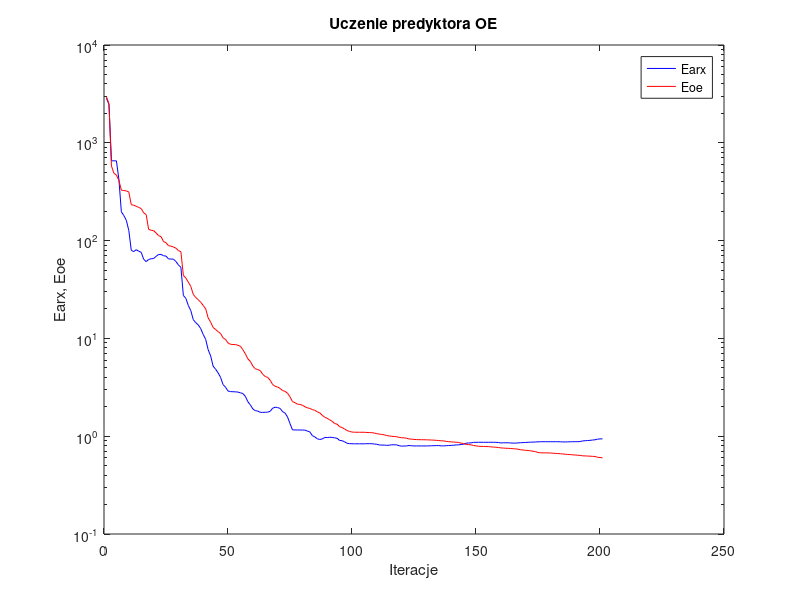
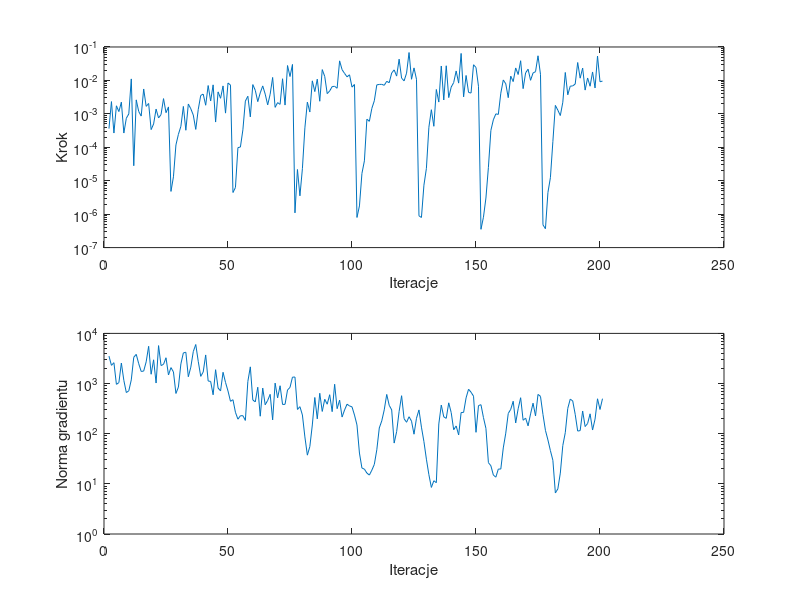

MATLAB code for these plots, in order:
%uczenie predyktora oe
clear all;
n=0; farx(n+1)=2.853094e+003; foe(n+1)=2.958133e+003; wspucz(n+1)=0.000000e+000; ng(n+1)=0.000000e+000;
%odnowa zmiennej metryki
n=1; farx(n+1)=2.471453e+003; foe(n+1)=2.496329e+003; krok(n+1)=3.620082e-004; ng(n+1)=3.524371e+003;
n=2; farx(n+1)=6.551939e+002; foe(n+1)=5.796200e+002; krok(n+1)=2.326801e-003; ng(n+1)=2.306406e+003;
n=3; farx(n+1)=6.539802e+002; foe(n+1)=4.879351e+002; krok(n+1)=2.666895e-004; ng(n+1)=2.605450e+003;
n=4; farx(n+1)=6.542362e+002; foe(n+1)=4.681701e+002; krok(n+1)=1.742611e-003; ng(n+1)=9.639161e+002;
n=5; farx(n+1)=4.247334e+002; foe(n+1)=4.130677e+002; krok(n+1)=1.169591e-003; ng(n+1)=1.043506e+003;
n=6; farx(n+1)=1.967392e+002; foe(n+1)=3.281304e+002; krok(n+1)=2.237201e-003; ng(n+1)=2.561630e+003;
n=7; farx(n+1)=1.803586e+002; foe(n+1)=3.248958e+002; krok(n+1)=2.665380e-004; ng(n+1)=1.156441e+003;
n=8; farx(n+1)=1.611435e+002; foe(n+1)=3.222969e+002; krok(n+1)=7.394073e-004; ng(n+1)=6.612343e+002;
n=9; farx(n+1)=1.271244e+002; foe(n+1)=3.142056e+002; krok(n+1)=9.975011e-004; ng(n+1)=7.173157e+002;
n=10; farx(n+1)=7.945985e+001; foe(n+1)=2.325661e+002; krok(n+1)=1.109636e-002; ng(n+1)=1.182215e+003;
n=11; farx(n+1)=7.723225e+001; foe(n+1)=2.300570e+002; krok(n+1)=2.809248e-005; ng(n+1)=3.346512e+003;
n=12; farx(n+1)=8.074815e+001; foe(n+1)=2.244088e+002; krok(n+1)=2.620821e-003; ng(n+1)=3.819025e+003;
n=13; farx(n+1)=7.783952e+001; foe(n+1)=2.186229e+002; krok(n+1)=1.176191e-003; ng(n+1)=2.484394e+003;
n=14; farx(n+1)=7.592820e+001; foe(n+1)=2.122217e+002; krok(n+1)=8.567570e-004; ng(n+1)=1.741312e+003;
n=15; farx(n+1)=6.439789e+001; foe(n+1)=1.924916e+002; krok(n+1)=5.548179e-003; ng(n+1)=1.772851e+003;
n=16; farx(n+1)=6.101151e+001; foe(n+1)=1.843876e+002; krok(n+1)=1.675019e-003; ng(n+1)=2.709284e+003;
n=17; farx(n+1)=6.414591e+001; foe(n+1)=1.302281e+002; krok(n+1)=2.043541e-003; ng(n+1)=5.531566e+003;
n=18; farx(n+1)=6.522653e+001; foe(n+1)=1.276226e+002; krok(n+1)=3.383827e-004; ng(n+1)=1.532953e+003;
n=19; farx(n+1)=6.561591e+001; foe(n+1)=1.264895e+002; krok(n+1)=4.987505e-004; ng(n+1)=2.975130e+003;
n=20; farx(n+1)=6.894697e+001; foe(n+1)=1.197768e+002; krok(n+1)=1.389400e-003; ng(n+1)=1.024102e+003;
n=21; farx(n+1)=7.207017e+001; foe(n+1)=1.125365e+002; krok(n+1)=7.528887e-004; ng(n+1)=5.710852e+003;
n=22; farx(n+1)=7.228068e+001; foe(n+1)=1.098695e+002; krok(n+1)=9.540187e-004; ng(n+1)=2.283689e+003;
n=23; farx(n+1)=7.000415e+001; foe(n+1)=9.774569e+001; krok(n+1)=2.855545e-003; ng(n+1)=2.415233e+003;
n=24; farx(n+1)=6.944086e+001; foe(n+1)=9.516541e+001; krok(n+1)=1.084015e-003; ng(n+1)=3.267922e+003;
n=25; farx(n+1)=6.495763e+001; foe(n+1)=8.876661e+001; krok(n+1)=1.612540e-003; ng(n+1)=1.481540e+003;
%odnowa zmiennej metryki
n=26; farx(n+1)=6.482222e+001; foe(n+1)=8.767110e+001; krok(n+1)=4.789737e-006; ng(n+1)=2.079548e+003;
n=27; farx(n+1)=6.456186e+001; foe(n+1)=8.604007e+001; krok(n+1)=1.308609e-005; ng(n+1)=1.705457e+003;
n=28; farx(n+1)=6.115911e+001; foe(n+1)=8.360421e+001; krok(n+1)=1.172806e-004; ng(n+1)=6.340094e+002;
n=29; farx(n+1)=5.635795e+001; foe(n+1)=7.907698e+001; krok(n+1)=2.440395e-004; ng(n+1)=8.505379e+002;
n=30; farx(n+1)=5.343604e+001; foe(n+1)=7.707832e+001; krok(n+1)=4.238020e-004; ng(n+1)=2.469243e+003;
n=31; farx(n+1)=2.750056e+001; foe(n+1)=4.402510e+001; krok(n+1)=1.667309e-003; ng(n+1)=4.085582e+003;
n=32; farx(n+1)=2.568683e+001; foe(n+1)=4.143613e+001; krok(n+1)=3.233551e-004; ng(n+1)=4.203506e+003;
n=33; farx(n+1)=2.172074e+001; foe(n+1)=3.755706e+001; krok(n+1)=1.970836e-003; ng(n+1)=1.366498e+003;
n=34; farx(n+1)=1.923115e+001; foe(n+1)=3.402127e+001; krok(n+1)=1.420248e-003; ng(n+1)=2.119459e+003;
n=35; farx(n+1)=1.554340e+001; foe(n+1)=2.818630e+001; krok(n+1)=9.208067e-004; ng(n+1)=4.337244e+003;
n=36; farx(n+1)=1.449131e+001; foe(n+1)=2.615197e+001; krok(n+1)=3.428360e-004; ng(n+1)=6.002452e+003;
n=37; farx(n+1)=1.374063e+001; foe(n+1)=2.485986e+001; krok(n+1)=1.350546e-003; ng(n+1)=2.772082e+003;
n=38; farx(n+1)=1.259274e+001; foe(n+1)=2.344802e+001; krok(n+1)=3.558977e-003; ng(n+1)=1.391595e+003;
n=39; farx(n+1)=1.096780e+001; foe(n+1)=2.171053e+001; krok(n+1)=3.900542e-003; ng(n+1)=1.696920e+003;
n=40; farx(n+1)=9.776030e+000; foe(n+1)=2.004766e+001; krok(n+1)=1.810600e-003; ng(n+1)=3.718738e+003;
n=41; farx(n+1)=7.663935e+000; foe(n+1)=1.620374e+001; krok(n+1)=7.032104e-003; ng(n+1)=1.123555e+003;
n=42; farx(n+1)=6.625989e+000; foe(n+1)=1.466146e+001; krok(n+1)=2.420908e-003; ng(n+1)=1.102620e+003;
n=43; farx(n+1)=5.206757e+000; foe(n+1)=1.294055e+001; krok(n+1)=7.366454e-003; ng(n+1)=5.964988e+002;
n=44; farx(n+1)=4.844229e+000; foe(n+1)=1.232327e+001; krok(n+1)=5.685319e-004; ng(n+1)=1.888851e+003;
n=45; farx(n+1)=4.446438e+000; foe(n+1)=1.173397e+001; krok(n+1)=4.541426e-003; ng(n+1)=8.133342e+002;
n=46; farx(n+1)=3.997263e+000; foe(n+1)=1.120883e+001; krok(n+1)=2.921865e-003; ng(n+1)=7.135558e+002;
n=47; farx(n+1)=3.370910e+000; foe(n+1)=1.013133e+001; krok(n+1)=6.853004e-003; ng(n+1)=1.677170e+003;
n=48; farx(n+1)=3.167998e+000; foe(n+1)=9.758122e+000; krok(n+1)=1.052130e-003; ng(n+1)=1.052201e+003;
n=49; farx(n+1)=2.897994e+000; foe(n+1)=8.978369e+000; krok(n+1)=8.383236e-003; ng(n+1)=7.099993e+002;
n=50; farx(n+1)=2.858275e+000; foe(n+1)=8.709749e+000; krok(n+1)=7.251821e-003; ng(n+1)=4.424154e+002;
%odnowa zmiennej metryki
n=51; farx(n+1)=2.849016e+000; foe(n+1)=8.663221e+000; krok(n+1)=4.441655e-006; ng(n+1)=4.761889e+002;
n=52; farx(n+1)=2.844305e+000; foe(n+1)=8.648511e+000; krok(n+1)=6.274438e-006; ng(n+1)=2.670092e+002;
n=53; farx(n+1)=2.825488e+000; foe(n+1)=8.512680e+000; krok(n+1)=9.773946e-005; ng(n+1)=1.946167e+002;
n=54; farx(n+1)=2.780083e+000; foe(n+1)=8.310669e+000; krok(n+1)=1.018217e-004; ng(n+1)=2.280272e+002;
n=55; farx(n+1)=2.728634e+000; foe(n+1)=7.664450e+000; krok(n+1)=3.325065e-004; ng(n+1)=2.286901e+002;
n=56; farx(n+1)=2.555566e+000; foe(n+1)=6.947048e+000; krok(n+1)=2.409214e-003; ng(n+1)=1.838806e+002;
n=57; farx(n+1)=2.254329e+000; foe(n+1)=6.183788e+000; krok(n+1)=3.363630e-003; ng(n+1)=1.098597e+003;
n=58; farx(n+1)=2.090103e+000; foe(n+1)=5.821878e+000; krok(n+1)=8.121118e-004; ng(n+1)=2.151637e+003;
n=59; farx(n+1)=1.902445e+000; foe(n+1)=5.219069e+000; krok(n+1)=7.504897e-003; ng(n+1)=4.707222e+002;
n=60; farx(n+1)=1.823499e+000; foe(n+1)=4.891871e+000; krok(n+1)=5.062842e-003; ng(n+1)=4.305604e+002;
n=61; farx(n+1)=1.806846e+000; foe(n+1)=4.802417e+000; krok(n+1)=2.320029e-003; ng(n+1)=8.443144e+002;
n=62; farx(n+1)=1.755866e+000; foe(n+1)=4.679598e+000; krok(n+1)=4.241720e-003; ng(n+1)=2.232505e+002;
n=63; farx(n+1)=1.751413e+000; foe(n+1)=4.302858e+000; krok(n+1)=6.854056e-003; ng(n+1)=8.121955e+002;
n=64; farx(n+1)=1.757605e+000; foe(n+1)=4.074848e+000; krok(n+1)=3.888965e-003; ng(n+1)=3.769407e+002;
n=65; farx(n+1)=1.761516e+000; foe(n+1)=3.991122e+000; krok(n+1)=1.854565e-003; ng(n+1)=4.620828e+002;
n=66; farx(n+1)=1.797412e+000; foe(n+1)=3.737024e+000; krok(n+1)=3.868579e-003; ng(n+1)=6.089480e+002;
n=67; farx(n+1)=1.932256e+000; foe(n+1)=3.375426e+000; krok(n+1)=1.226153e-002; ng(n+1)=1.886399e+002;
n=68; farx(n+1)=1.980430e+000; foe(n+1)=3.237350e+000; krok(n+1)=1.564230e-003; ng(n+1)=1.020191e+003;
n=69; farx(n+1)=1.961446e+000; foe(n+1)=3.181421e+000; krok(n+1)=2.168031e-003; ng(n+1)=5.174748e+002;
n=70; farx(n+1)=1.924986e+000; foe(n+1)=3.080465e+000; krok(n+1)=1.923079e-003; ng(n+1)=9.038504e+002;
n=71; farx(n+1)=1.784662e+000; foe(n+1)=2.929839e+000; krok(n+1)=1.121665e-002; ng(n+1)=3.825325e+002;
n=72; farx(n+1)=1.723624e+000; foe(n+1)=2.875089e+000; krok(n+1)=1.830478e-003; ng(n+1)=3.854101e+002;
n=73; farx(n+1)=1.572581e+000; foe(n+1)=2.750647e+000; krok(n+1)=2.788178e-002; ng(n+1)=7.447559e+002;
n=74; farx(n+1)=1.347781e+000; foe(n+1)=2.526352e+000; krok(n+1)=1.308616e-002; ng(n+1)=8.381111e+002;
n=75; farx(n+1)=1.159930e+000; foe(n+1)=2.259678e+000; krok(n+1)=3.006981e-002; ng(n+1)=1.342287e+003;
%odnowa zmiennej metryki
n=76; farx(n+1)=1.159299e+000; foe(n+1)=2.201495e+000; krok(n+1)=1.093371e-006; ng(n+1)=1.347206e+003;
n=77; farx(n+1)=1.157415e+000; foe(n+1)=2.125255e+000; krok(n+1)=2.167257e-005; ng(n+1)=3.039984e+002;
n=78; farx(n+1)=1.157669e+000; foe(n+1)=2.111877e+000; krok(n+1)=3.534047e-006; ng(n+1)=3.459351e+002;
n=79; farx(n+1)=1.155203e+000; foe(n+1)=2.072263e+000; krok(n+1)=2.301584e-005; ng(n+1)=2.359007e+002;
n=80; farx(n+1)=1.155262e+000; foe(n+1)=2.001282e+000; krok(n+1)=3.812868e-004; ng(n+1)=8.633479e+001;
n=81; farx(n+1)=1.128978e+000; foe(n+1)=1.950468e+000; krok(n+1)=2.239224e-003; ng(n+1)=3.735076e+001;
n=82; farx(n+1)=1.105557e+000; foe(n+1)=1.922385e+000; krok(n+1)=1.134788e-003; ng(n+1)=5.545992e+001;
n=83; farx(n+1)=1.014021e+000; foe(n+1)=1.872933e+000; krok(n+1)=9.707132e-003; ng(n+1)=1.494113e+002;
n=84; farx(n+1)=9.840794e-001; foe(n+1)=1.840593e+000; krok(n+1)=4.637862e-003; ng(n+1)=5.272875e+002;
n=85; farx(n+1)=9.404939e-001; foe(n+1)=1.775444e+000; krok(n+1)=1.089156e-002; ng(n+1)=1.975551e+002;
n=86; farx(n+1)=9.257390e-001; foe(n+1)=1.732020e+000; krok(n+1)=2.383354e-003; ng(n+1)=6.397006e+002;
n=87; farx(n+1)=9.373664e-001; foe(n+1)=1.635450e+000; krok(n+1)=2.107351e-002; ng(n+1)=2.778631e+002;
n=88; farx(n+1)=9.712046e-001; foe(n+1)=1.562106e+000; krok(n+1)=1.321323e-002; ng(n+1)=4.854189e+002;
n=89; farx(n+1)=9.679547e-001; foe(n+1)=1.523093e+000; krok(n+1)=4.027729e-003; ng(n+1)=3.871941e+002;
n=90; farx(n+1)=9.760546e-001; foe(n+1)=1.472427e+000; krok(n+1)=4.838912e-003; ng(n+1)=5.989605e+002;
n=91; farx(n+1)=9.719025e-001; foe(n+1)=1.419758e+000; krok(n+1)=6.544675e-003; ng(n+1)=2.749873e+002;
n=92; farx(n+1)=9.623340e-001; foe(n+1)=1.347068e+000; krok(n+1)=6.669234e-003; ng(n+1)=9.682278e+002;
n=93; farx(n+1)=9.521705e-001; foe(n+1)=1.327957e+000; krok(n+1)=5.829556e-003; ng(n+1)=3.155427e+002;
n=94; farx(n+1)=9.047491e-001; foe(n+1)=1.248829e+000; krok(n+1)=3.845492e-002; ng(n+1)=4.665903e+002;
n=95; farx(n+1)=8.997629e-001; foe(n+1)=1.228978e+000; krok(n+1)=2.097129e-002; ng(n+1)=2.147770e+002;
n=96; farx(n+1)=8.769372e-001; foe(n+1)=1.183831e+000; krok(n+1)=1.620620e-002; ng(n+1)=2.972776e+002;
n=97; farx(n+1)=8.466781e-001; foe(n+1)=1.144995e+000; krok(n+1)=1.280341e-002; ng(n+1)=3.873983e+002;
n=98; farx(n+1)=8.394644e-001; foe(n+1)=1.117556e+000; krok(n+1)=1.473291e-002; ng(n+1)=3.575034e+002;
n=99; farx(n+1)=8.369018e-001; foe(n+1)=1.103539e+000; krok(n+1)=6.303106e-003; ng(n+1)=3.429800e+002;
n=100; farx(n+1)=8.361323e-001; foe(n+1)=1.098127e+000; krok(n+1)=7.557177e-003; ng(n+1)=2.354648e+002;
%odnowa zmiennej metryki
n=101; farx(n+1)=8.361236e-001; foe(n+1)=1.097569e+000; krok(n+1)=7.964963e-007; ng(n+1)=1.497189e+002;
n=102; farx(n+1)=8.361086e-001; foe(n+1)=1.097458e+000; krok(n+1)=1.762077e-006; ng(n+1)=4.112205e+001;
n=103; farx(n+1)=8.360807e-001; foe(n+1)=1.097224e+000; krok(n+1)=1.645830e-005; ng(n+1)=2.069275e+001;
n=104; farx(n+1)=8.362598e-001; foe(n+1)=1.096799e+000; krok(n+1)=3.934497e-005; ng(n+1)=1.965532e+001;
n=105; farx(n+1)=8.386191e-001; foe(n+1)=1.091552e+000; krok(n+1)=6.935224e-004; ng(n+1)=1.640733e+001;
n=106; farx(n+1)=8.386173e-001; foe(n+1)=1.089388e+000; krok(n+1)=5.978034e-004; ng(n+1)=1.496356e+001;
n=107; farx(n+1)=8.378010e-001; foe(n+1)=1.086681e+000; krok(n+1)=1.457389e-003; ng(n+1)=1.873752e+001;
n=108; farx(n+1)=8.324267e-001; foe(n+1)=1.076920e+000; krok(n+1)=2.467965e-003; ng(n+1)=2.439025e+001;
n=109; farx(n+1)=8.267902e-001; foe(n+1)=1.061374e+000; krok(n+1)=7.366454e-003; ng(n+1)=4.775960e+001;
n=110; farx(n+1)=8.143367e-001; foe(n+1)=1.050673e+000; krok(n+1)=7.585588e-003; ng(n+1)=1.299580e+002;
n=111; farx(n+1)=8.108477e-001; foe(n+1)=1.042947e+000; krok(n+1)=7.632150e-003; ng(n+1)=1.802034e+002;
n=112; farx(n+1)=8.119643e-001; foe(n+1)=1.032809e+000; krok(n+1)=7.152527e-003; ng(n+1)=2.989476e+002;
n=113; farx(n+1)=8.059663e-001; foe(n+1)=1.016080e+000; krok(n+1)=9.405190e-003; ng(n+1)=6.065872e+002;
n=114; farx(n+1)=8.086092e-001; foe(n+1)=1.006408e+000; krok(n+1)=8.533243e-003; ng(n+1)=3.685656e+002;
n=115; farx(n+1)=8.173141e-001; foe(n+1)=9.976066e-001; krok(n+1)=1.669364e-002; ng(n+1)=2.983507e+002;
n=116; farx(n+1)=8.168552e-001; foe(n+1)=9.920578e-001; krok(n+1)=2.067140e-002; ng(n+1)=6.502918e+001;
n=117; farx(n+1)=8.159333e-001; foe(n+1)=9.880478e-001; krok(n+1)=1.346946e-002; ng(n+1)=1.098949e+002;
n=118; farx(n+1)=7.994775e-001; foe(n+1)=9.735309e-001; krok(n+1)=4.320574e-002; ng(n+1)=2.783934e+002;
n=119; farx(n+1)=7.917063e-001; foe(n+1)=9.648661e-001; krok(n+1)=1.168746e-002; ng(n+1)=5.721864e+002;
n=120; farx(n+1)=7.936448e-001; foe(n+1)=9.613380e-001; krok(n+1)=9.683632e-003; ng(n+1)=1.990170e+002;
n=121; farx(n+1)=7.946776e-001; foe(n+1)=9.538534e-001; krok(n+1)=1.647425e-002; ng(n+1)=1.689569e+002;
n=122; farx(n+1)=8.037644e-001; foe(n+1)=9.370868e-001; krok(n+1)=6.827250e-002; ng(n+1)=2.178506e+002;
n=123; farx(n+1)=7.982643e-001; foe(n+1)=9.333193e-001; krok(n+1)=1.082825e-002; ng(n+1)=1.778544e+002;
n=124; farx(n+1)=7.952521e-001; foe(n+1)=9.271177e-001; krok(n+1)=2.369912e-002; ng(n+1)=9.774157e+001;
n=125; farx(n+1)=7.952475e-001; foe(n+1)=9.240280e-001; krok(n+1)=1.080144e-002; ng(n+1)=2.033467e+002;
%odnowa zmiennej metryki
n=126; farx(n+1)=7.951694e-001; foe(n+1)=9.215258e-001; krok(n+1)=8.898267e-007; ng(n+1)=2.978222e+002;
n=127; farx(n+1)=7.951586e-001; foe(n+1)=9.209329e-001; krok(n+1)=7.962693e-007; ng(n+1)=1.348901e+002;
n=128; farx(n+1)=7.953108e-001; foe(n+1)=9.198755e-001; krok(n+1)=7.359141e-006; ng(n+1)=6.948666e+001;
n=129; farx(n+1)=7.953462e-001; foe(n+1)=9.190788e-001; krok(n+1)=2.342760e-005; ng(n+1)=3.102541e+001;
n=130; farx(n+1)=7.961762e-001; foe(n+1)=9.163934e-001; krok(n+1)=3.970634e-004; ng(n+1)=1.523261e+001;
n=131; farx(n+1)=7.982741e-001; foe(n+1)=9.135147e-001; krok(n+1)=1.330026e-003; ng(n+1)=8.484673e+000;
n=132; farx(n+1)=7.998769e-001; foe(n+1)=9.118646e-001; krok(n+1)=4.250148e-004; ng(n+1)=1.154225e+001;
n=133; farx(n+1)=8.011033e-001; foe(n+1)=9.069063e-001; krok(n+1)=5.357205e-003; ng(n+1)=1.053716e+001;
n=134; farx(n+1)=8.022916e-001; foe(n+1)=9.035161e-001; krok(n+1)=2.252591e-003; ng(n+1)=1.561226e+002;
n=135; farx(n+1)=7.962571e-001; foe(n+1)=8.972376e-001; krok(n+1)=2.699349e-002; ng(n+1)=3.721081e+002;
n=136; farx(n+1)=7.963703e-001; foe(n+1)=8.956799e-001; krok(n+1)=2.598953e-003; ng(n+1)=2.164987e+002;
n=137; farx(n+1)=8.001244e-001; foe(n+1)=8.848585e-001; krok(n+1)=2.741623e-002; ng(n+1)=2.025015e+002;
n=138; farx(n+1)=8.028253e-001; foe(n+1)=8.797301e-001; krok(n+1)=3.065383e-003; ng(n+1)=4.125949e+002;
n=139; farx(n+1)=8.060579e-001; foe(n+1)=8.743456e-001; krok(n+1)=6.319511e-003; ng(n+1)=2.635113e+002;
n=140; farx(n+1)=8.083036e-001; foe(n+1)=8.711865e-001; krok(n+1)=8.625805e-003; ng(n+1)=1.199718e+002;
n=141; farx(n+1)=8.145150e-001; foe(n+1)=8.678541e-001; krok(n+1)=1.920145e-002; ng(n+1)=1.427751e+002;
n=142; farx(n+1)=8.155338e-001; foe(n+1)=8.639229e-001; krok(n+1)=8.307419e-003; ng(n+1)=9.437466e+001;
n=143; farx(n+1)=8.226980e-001; foe(n+1)=8.484453e-001; krok(n+1)=6.414287e-002; ng(n+1)=2.644542e+002;
n=144; farx(n+1)=8.274252e-001; foe(n+1)=8.424454e-001; krok(n+1)=3.223493e-003; ng(n+1)=2.660543e+002;
n=145; farx(n+1)=8.479857e-001; foe(n+1)=8.247603e-001; krok(n+1)=1.406421e-002; ng(n+1)=5.187379e+002;
n=146; farx(n+1)=8.524602e-001; foe(n+1)=8.199574e-001; krok(n+1)=4.375565e-003; ng(n+1)=7.708041e+002;
n=147; farx(n+1)=8.546600e-001; foe(n+1)=8.164953e-001; krok(n+1)=4.189449e-003; ng(n+1)=6.709573e+002;
n=148; farx(n+1)=8.646084e-001; foe(n+1)=8.033973e-001; krok(n+1)=2.941687e-002; ng(n+1)=5.603292e+002;
n=149; farx(n+1)=8.661917e-001; foe(n+1)=7.967443e-001; krok(n+1)=2.439969e-002; ng(n+1)=1.065892e+002;
n=150; farx(n+1)=8.666430e-001; foe(n+1)=7.886977e-001; krok(n+1)=6.669234e-003; ng(n+1)=3.636183e+002;
%odnowa zmiennej metryki
n=151; farx(n+1)=8.666096e-001; foe(n+1)=7.865938e-001; krok(n+1)=3.523727e-007; ng(n+1)=3.787314e+002;
n=152; farx(n+1)=8.665636e-001; foe(n+1)=7.853413e-001; krok(n+1)=8.092044e-007; ng(n+1)=2.101194e+002;
n=153; farx(n+1)=8.664603e-001; foe(n+1)=7.836234e-001; krok(n+1)=3.041012e-006; ng(n+1)=1.277643e+002;
n=154; farx(n+1)=8.664809e-001; foe(n+1)=7.830304e-001; krok(n+1)=2.507761e-005; ng(n+1)=2.646293e+001;
n=155; farx(n+1)=8.669420e-001; foe(n+1)=7.786839e-001; krok(n+1)=3.202134e-004; ng(n+1)=2.294648e+001;
n=156; farx(n+1)=8.668146e-001; foe(n+1)=7.738941e-001; krok(n+1)=6.650130e-004; ng(n+1)=1.497697e+001;
n=157; farx(n+1)=8.653138e-001; foe(n+1)=7.712448e-001; krok(n+1)=9.988735e-004; ng(n+1)=1.359154e+001;
n=158; farx(n+1)=8.621193e-001; foe(n+1)=7.669908e-001; krok(n+1)=9.626100e-004; ng(n+1)=1.972477e+001;
n=159; farx(n+1)=8.530844e-001; foe(n+1)=7.592973e-001; krok(n+1)=4.150488e-003; ng(n+1)=1.973484e+001;
n=160; farx(n+1)=8.563414e-001; foe(n+1)=7.563830e-001; krok(n+1)=1.032555e-002; ng(n+1)=5.210559e+001;
n=161; farx(n+1)=8.567110e-001; foe(n+1)=7.530842e-001; krok(n+1)=7.932207e-003; ng(n+1)=1.025085e+002;
n=162; farx(n+1)=8.566724e-001; foe(n+1)=7.517570e-001; krok(n+1)=3.049962e-003; ng(n+1)=2.532013e+002;
n=163; farx(n+1)=8.521319e-001; foe(n+1)=7.483927e-001; krok(n+1)=1.343762e-002; ng(n+1)=3.062468e+002;
n=164; farx(n+1)=8.502775e-001; foe(n+1)=7.452699e-001; krok(n+1)=9.231862e-003; ng(n+1)=4.439418e+002;
n=165; farx(n+1)=8.501928e-001; foe(n+1)=7.417330e-001; krok(n+1)=2.362755e-002; ng(n+1)=1.637836e+002;
n=166; farx(n+1)=8.536751e-001; foe(n+1)=7.361925e-001; krok(n+1)=1.501192e-002; ng(n+1)=3.148969e+002;
n=167; farx(n+1)=8.583006e-001; foe(n+1)=7.269475e-001; krok(n+1)=3.882853e-002; ng(n+1)=5.217442e+002;
n=168; farx(n+1)=8.603458e-001; foe(n+1)=7.228860e-001; krok(n+1)=5.680993e-003; ng(n+1)=1.854038e+002;
n=169; farx(n+1)=8.638377e-001; foe(n+1)=7.175458e-001; krok(n+1)=1.683407e-002; ng(n+1)=2.042660e+002;
n=170; farx(n+1)=8.662530e-001; foe(n+1)=7.141839e-001; krok(n+1)=2.165649e-002; ng(n+1)=1.434756e+002;
n=171; farx(n+1)=8.688056e-001; foe(n+1)=7.092687e-001; krok(n+1)=1.008597e-002; ng(n+1)=2.483143e+002;
n=172; farx(n+1)=8.703479e-001; foe(n+1)=7.012733e-001; krok(n+1)=1.669364e-002; ng(n+1)=4.059298e+002;
n=173; farx(n+1)=8.727332e-001; foe(n+1)=6.958117e-001; krok(n+1)=1.825465e-002; ng(n+1)=2.260331e+002;
n=174; farx(n+1)=8.761282e-001; foe(n+1)=6.811020e-001; krok(n+1)=5.454222e-002; ng(n+1)=6.068813e+002;
n=175; farx(n+1)=8.784156e-001; foe(n+1)=6.763237e-001; krok(n+1)=1.526430e-002; ng(n+1)=5.551050e+002;
%odnowa zmiennej metryki
n=176; farx(n+1)=8.784328e-001; foe(n+1)=6.755163e-001; krok(n+1)=4.783629e-007; ng(n+1)=2.418099e+002;
n=177; farx(n+1)=8.784460e-001; foe(n+1)=6.753056e-001; krok(n+1)=3.672738e-007; ng(n+1)=1.164443e+002;
n=178; farx(n+1)=8.784231e-001; foe(n+1)=6.745477e-001; krok(n+1)=4.439961e-006; ng(n+1)=7.515281e+001;
n=179; farx(n+1)=8.784294e-001; foe(n+1)=6.736445e-001; krok(n+1)=1.234279e-005; ng(n+1)=4.598610e+001;
n=180; farx(n+1)=8.782741e-001; foe(n+1)=6.695280e-001; krok(n+1)=1.497533e-004; ng(n+1)=2.945200e+001;
n=181; farx(n+1)=8.783631e-001; foe(n+1)=6.674455e-001; krok(n+1)=1.790920e-003; ng(n+1)=6.585357e+000;
n=182; farx(n+1)=8.783498e-001; foe(n+1)=6.647994e-001; krok(n+1)=1.284763e-003; ng(n+1)=7.940161e+000;
n=183; farx(n+1)=8.769500e-001; foe(n+1)=6.615069e-001; krok(n+1)=8.897443e-004; ng(n+1)=1.640786e+001;
n=184; farx(n+1)=8.742066e-001; foe(n+1)=6.588352e-001; krok(n+1)=2.220021e-003; ng(n+1)=5.811605e+001;
n=185; farx(n+1)=8.734225e-001; foe(n+1)=6.538132e-001; krok(n+1)=1.729594e-002; ng(n+1)=1.048798e+002;
n=186; farx(n+1)=8.756354e-001; foe(n+1)=6.510254e-001; krok(n+1)=3.715831e-003; ng(n+1)=3.196109e+002;
n=187; farx(n+1)=8.775754e-001; foe(n+1)=6.485022e-001; krok(n+1)=6.728198e-003; ng(n+1)=4.885081e+002;
n=188; farx(n+1)=8.783419e-001; foe(n+1)=6.446953e-001; krok(n+1)=6.854056e-003; ng(n+1)=4.503599e+002;
n=189; farx(n+1)=8.790017e-001; foe(n+1)=6.424216e-001; krok(n+1)=7.780842e-003; ng(n+1)=2.431826e+002;
n=190; farx(n+1)=8.785379e-001; foe(n+1)=6.388732e-001; krok(n+1)=3.432277e-002; ng(n+1)=1.128460e+002;
n=191; farx(n+1)=8.822991e-001; foe(n+1)=6.365067e-001; krok(n+1)=1.167289e-002; ng(n+1)=1.152927e+002;
n=192; farx(n+1)=8.948633e-001; foe(n+1)=6.302605e-001; krok(n+1)=2.340953e-002; ng(n+1)=2.835351e+002;
n=193; farx(n+1)=8.990959e-001; foe(n+1)=6.285905e-001; krok(n+1)=5.139053e-003; ng(n+1)=1.387847e+002;
n=194; farx(n+1)=9.026590e-001; foe(n+1)=6.269626e-001; krok(n+1)=1.183052e-002; ng(n+1)=1.597142e+002;
n=195; farx(n+1)=9.068977e-001; foe(n+1)=6.248855e-001; krok(n+1)=6.699412e-003; ng(n+1)=2.490665e+002;
n=196; farx(n+1)=9.139665e-001; foe(n+1)=6.221962e-001; krok(n+1)=1.789637e-002; ng(n+1)=1.183719e+002;
n=197; farx(n+1)=9.189327e-001; foe(n+1)=6.203798e-001; krok(n+1)=5.945944e-003; ng(n+1)=1.951162e+002;
n=198; farx(n+1)=9.330108e-001; foe(n+1)=6.085880e-001; krok(n+1)=5.360061e-002; ng(n+1)=4.967225e+002;
n=199; farx(n+1)=9.376664e-001; foe(n+1)=6.054210e-001; krok(n+1)=9.127324e-003; ng(n+1)=3.038805e+002;
n=200; farx(n+1)=9.406842e-001; foe(n+1)=6.014899e-001; krok(n+1)=9.535023e-003; ng(n+1)=4.992592e+002;

figure; semilogy(farx,'b'); hold on; semilogy(foe,'r'); xlabel('Iteracje'); ylabel('Earx, Eoe'); legend('Earx','Eoe'); title('Uczenie predyktora OE');
figure; subplot(2,1,1); semilogy(krok); xlabel('Iteracje'); ylabel('Krok');
subplot(2,1,2); semilogy(ng); xlabel('Iteracje'); ylabel('Norma gradientu');
Earx=farx(n+1)
Eoe=foe(n+1)
